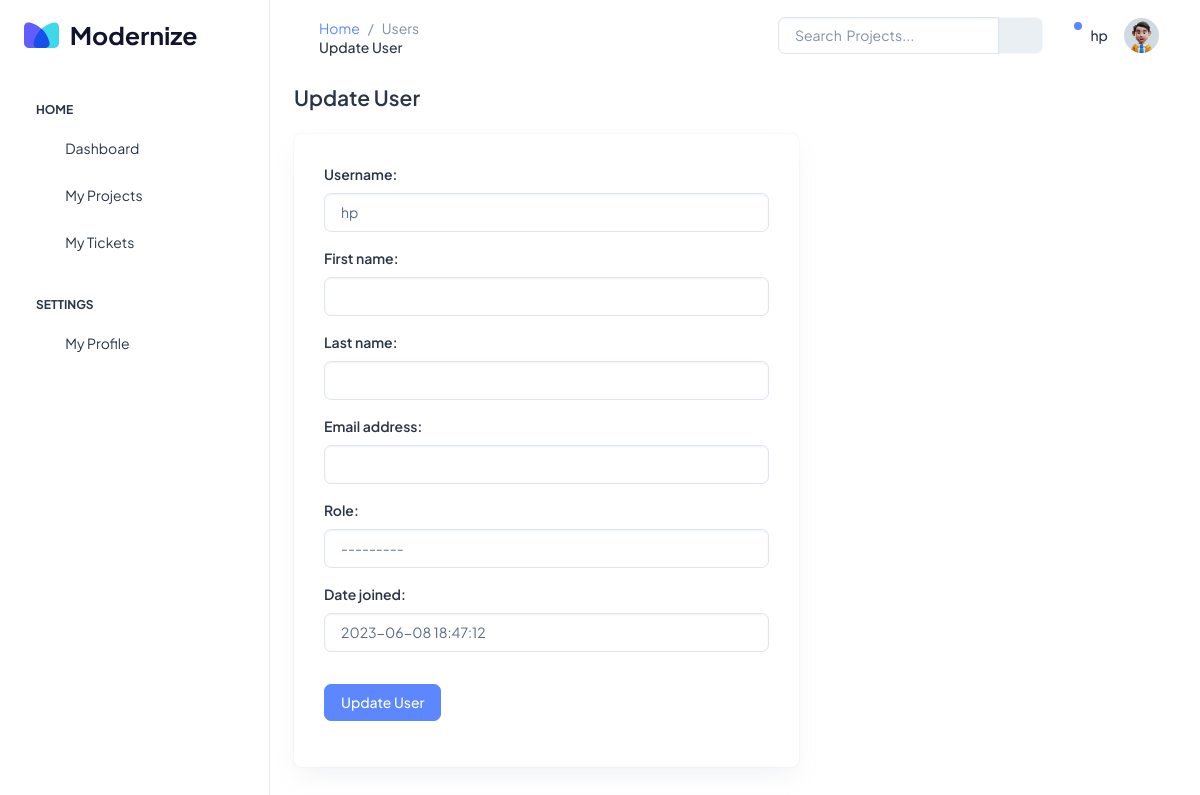
The app's page /users/1/update (signed in), older data.
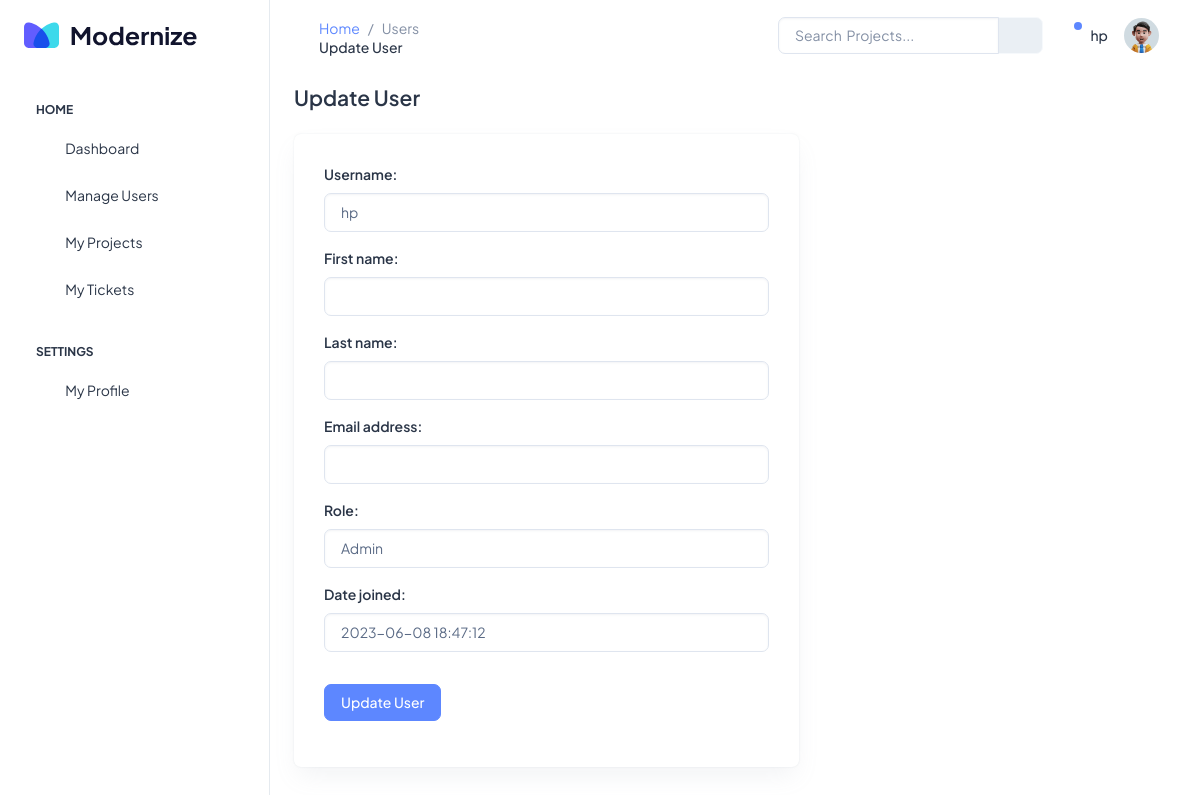
The same page, newer data.
### users/models.py (models this page shows)
class User(AbstractUser):
    ROLE_CHOICES = (
        ("Developer", "Developer"),
        ("Project Manager", "Project Manager"),
        ("Submitter", "Submitter"),
        ("Admin", "Admin"),
    )
    role = models.CharField(
        max_length=40, default="Developer", choices=ROLE_CHOICES, blank=True, null=True
    )

### users/views.py (the view, shortened to what this page needs)
# urls.py: path("<int:pk>/update", views.UserUpdateView.as_view(), name="update_user"),
class UserUpdateView(
    LoginRequiredMixin, PermissionRequiredMixin, SuccessMessageMixin, UpdateView
):
    login_url = "users/login"
    redirect_field_name = "users/update"
    permission_required = "users.add_user"
    model = User
    template_name = "users/update_user.html"
    form_class = UserUpdateForm
    success_url = "/users"
    success_message = "User successfully Updated!!!!"

### users/forms.py
class UserUpdateForm(forms.ModelForm):
    class Meta:
        model = User
        fields = ("username", "first_name", "last_name", "email", "role", "date_joined")
    def __init__(self, *args, **kwargs):
        super(UserUpdateForm, self).__init__(*args, **kwargs)
        for visible in self.visible_fields():
            visible.field.widget.attrs["class"] = "form-control"

### users/templates/users/update_user.html
{% extends 'base.html' %}
{% load static %}
{% block title %} Users {% endblock title %}
{% block subtitle %} Update User {% endblock subtitle %}
{% block content %}
<div class="row">
    <div class="col-md-7">
        <h4 class="fw-semibold mb-4">Update User</h4>
        <div class="card">
            <div class="card-body">
                <form method="POST" action="{% url 'update_user' user.id %}">
                    {% csrf_token %} {% for field in form %}
                    <div
                        class="form-group mb-3 {% if field.errors %} errors {% endif %}"
                    >
                        <label for="exampleFormControlInput1" class="form-label"
                            >{{ field.label_tag }}</label
                        >
                        {{ field }} {{ field.errors }}
                    </div>
                    {% endfor %}
                    <button class="btn btn-primary my-3" type="submit">
                        Update User
                    </button>
                </form>
            </div>
        </div>
    </div>
</div>
{% endblock content %}

### templates/base.html (shortened to what the changed rows need)
{% load static %}
<html lang="en">
    <head>
        <link rel="stylesheet" href={% static "/css/styles.min.css" %} />
    </head>
    <body>
        <div
            class="page-wrapper"
            id="main-wrapper"
            data-layout="vertical"
            data-navbarbg="skin6"
            data-sidebartype="full"
            data-sidebar-position="fixed"
            data-header-position="fixed"
        >
            {% include "partials/_sidebar.html" %}
            <div class="body-wrapper">
                <header class="app-header">
                    <nav class="navbar navbar-expand-lg navbar-light">
                        <div
                            class="navbar-collapse justify-content-end px-0"
                            id="navbarNav"
                        >
                            <ul
                                class="navbar-nav flex-row ms-auto align-items-center justify-content-end"
                            >
                                <li>
                                    <div class="input-group me-3">
                                    </div>
                                </li>
                                <li class="nav-item dropdown">
                                    <a
                                        class="nav-link nav-icon-hover"
                                        href="javascript:void(0)"
                                        id="drop2"
                                        data-bs-toggle="dropdown"
                                        aria-expanded="false"
                                    >
                                    </a>
                                </li>
                                <h6 class="pt-2">{{user.username}}</h6>
                                <li class="nav-item dropdown">
                                    <a
                                        class="nav-link nav-icon-hover"
                                        href="javascript:void(0)"
                                        id="drop2"
                                        data-bs-toggle="dropdown"
                                        aria-expanded="false"
                                    >
                                    </a>
                                </li>
                            </ul>
                        </div>
                    </nav>
                </header>
                <div class="container-fluid">
                    {% block content %}
                    {% endblock content %}
                </div>
            </div>
        </div>
    </body>
</html>

Row changes from the older to the newer data that the page shows:
changed User "hp": role "---------" → "Admin"
Text that changed along with them:
text now shown: "Manage Users"
